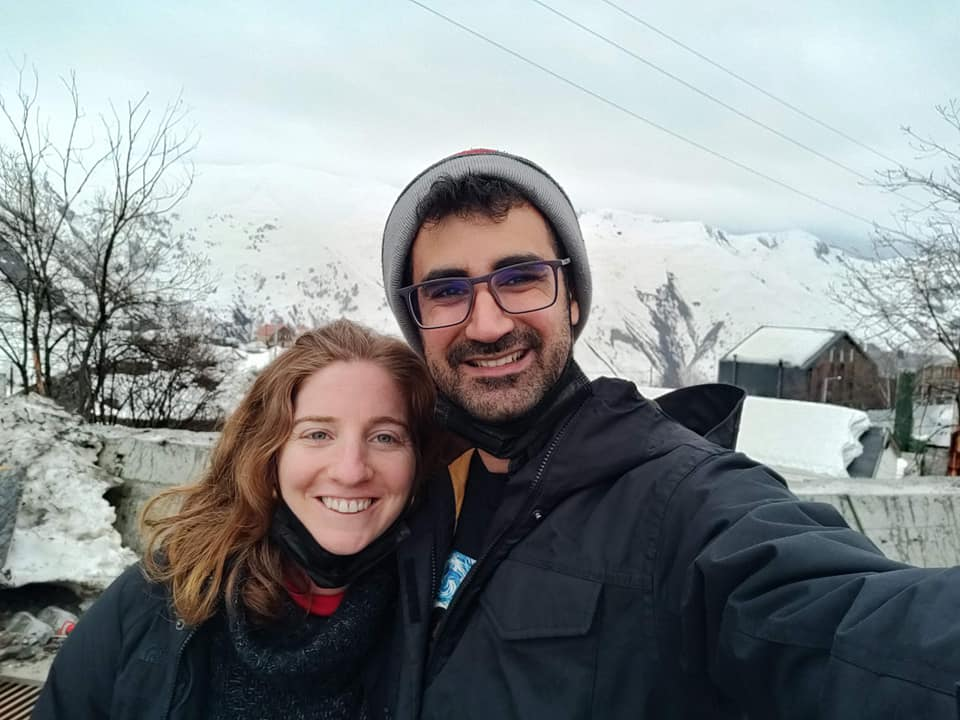
#> input picture gabmic.jpg, 960 x 720 px
$ python openCvBasics.py
#> lines starting #> are read from the running program, lines starting #| are printed output that depends on the picture
import numpy as np
import imutils
import cv2

image = cv2.imread("gabmic.jpg")
#> image is the input picture: shape (720, 960, 3); mean B, G, R 141.7, 140.4, 135.7
(h, w, d) = image.shape
#> h = 720; w = 960; d = 3
print(f"image dimentions: h: {h}, w: {w}, d: {d}")
#| image dimentions: h: 720, w: 960, d: 3

cv2.imshow("GabMic", image)

#resize the image
resized = imutils.resize(image, width=350)
(newH, newW, newD) = resized.shape
#> newH = 262; newW = 350; newD = 3
cv2.imshow("resized", resized)

#rotate the image
rotated = imutils.rotate_bound(resized, -45)
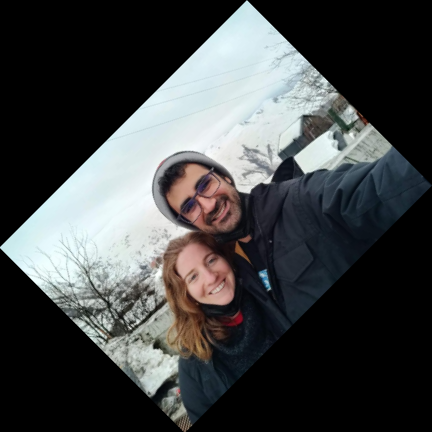
#> rotated: shape (432, 432, 3); mean B, G, R 69.6, 69, 66.7
cv2.imshow("Rotate", rotated)

#blur image
blurred = cv2.GaussianBlur(resized, (25,25), 0)
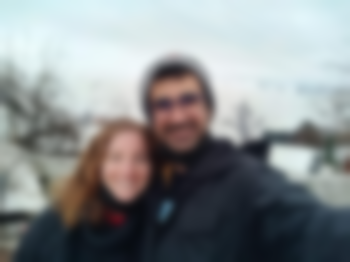
#> blurred: shape (262, 350, 3); mean B, G, R 141.7, 140.4, 135.7
cv2.imshow("Blurred", blurred)


cv2.waitKey(0)
